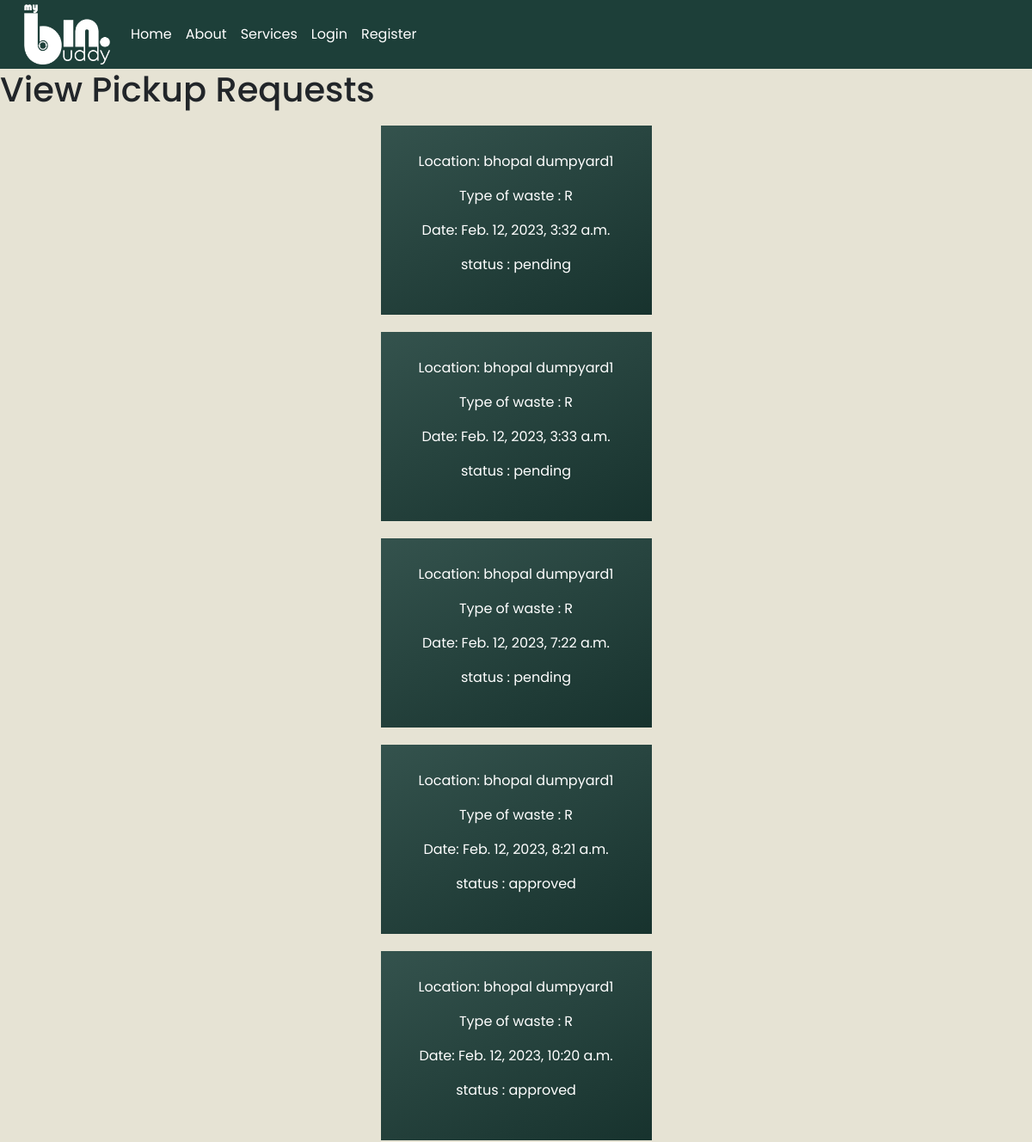
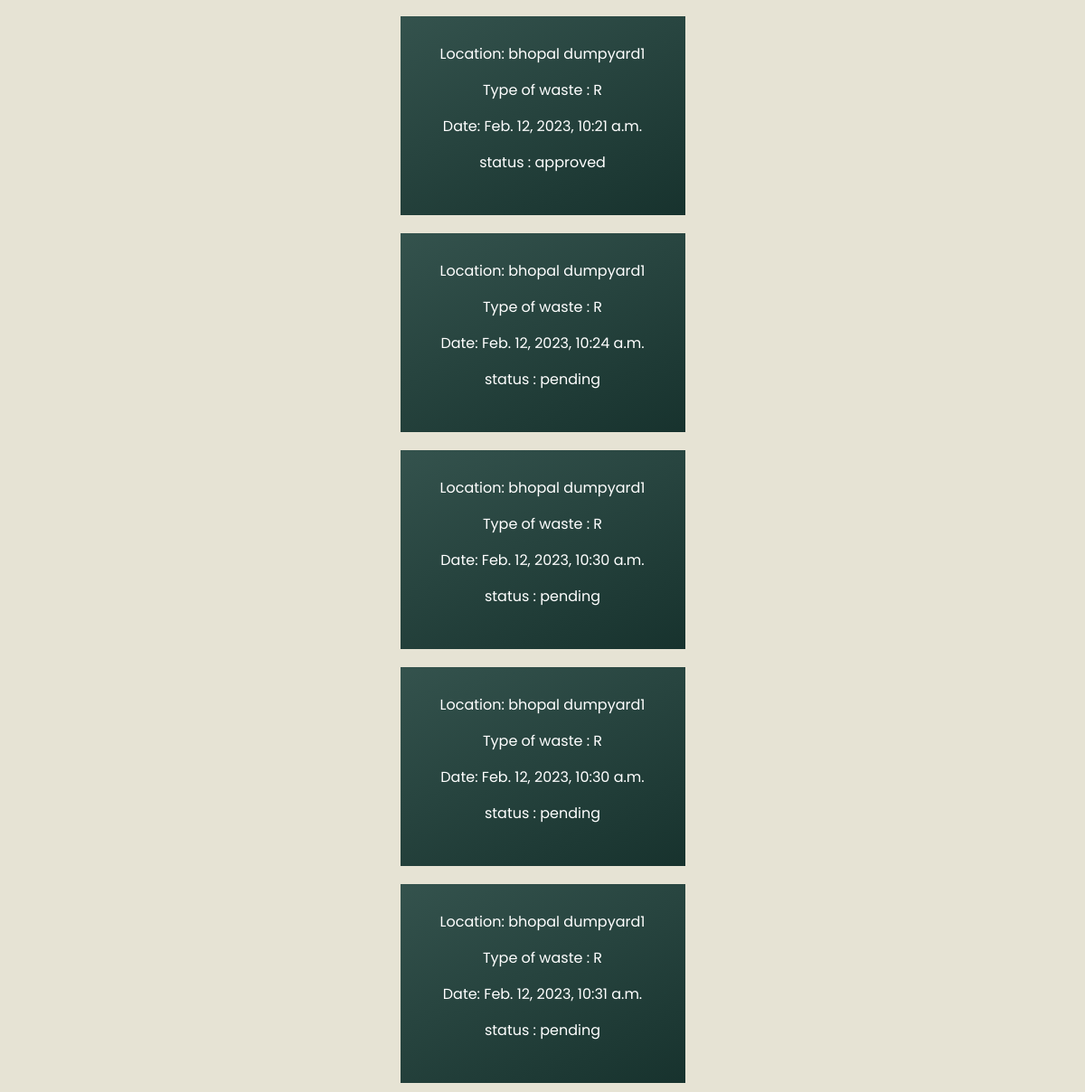
/view/, run on an earlier commit of the app's database (2 pictures, top to bottom).
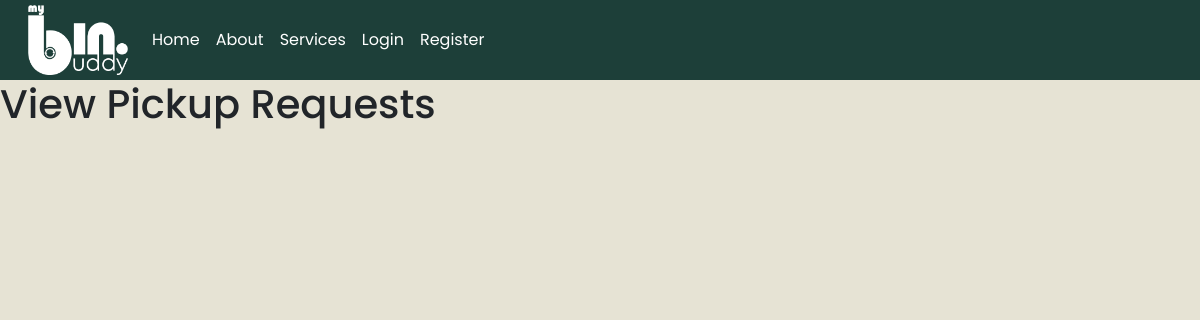
And on a later commit of the database.
### pickup/models.py (models this page shows, shortened)
class PickupRequest(models.Model):
    REQUEST_STATUS = (
        ('Pending', 'Pending'),
        ('Accepted', 'Accepted'),
        ('Rejected', 'Rejected'),
    )
    location = models.ForeignKey(Location, on_delete=models.CASCADE)
    date = models.DateTimeField(auto_now_add=True, null=True, blank=True)
    type = models.CharField(choices=CHOICES, max_length=25,
                            default=None, null=True, blank=False)
    description = models.CharField(max_length=200, default='none')
    phone_number = models.CharField(max_length=20, default='+91')
    status = models.CharField(max_length=10, choices=REQUEST_STATUS, default='Pending' , null=False)

class Location(models.Model):
    name = models.CharField(max_length=255)
    address = models.CharField(max_length=255)
    lat = models.FloatField()
    lng = models.FloatField()
    def __str__(self):
        return self.name

### pickup/views.py (the view)
# urls.py: path('view/',views.view_pickup_requests,name='view_request'),
def view_pickup_requests(request):
    pickup_requests = PickupRequest.objects.all()
    return render(request, 'pickup/view_request.html', {'pickup_request': pickup_requests})

### pickup/templates/pickup/view_request.html
{% extends 'Qbin/base.html' %}
{% load static %}
{% load crispy_forms_tags %}
{% block css%}
<link href="{% static './Qbin/css/request.css' %}" rel="stylesheet" type="text/css"/>
{% endblock css %}
{% block content01%}
<h1>View Pickup Requests</h1>
{% for objects in pickup_request %}
<div class="testimonials">
    <figure class="snip1390">
        <figcaption>
            <p>Location: {{ objects.location }}</p>
            <p>Type of waste : {{ objects.type }}</p>
            <p>Date: {{ objects.date }}</p>
            <p>status : {{ objects.status }}</p>
        </figcaption>
      </figure>
</div>
{% endfor %}
{% endblock content01%}

### Qbin/templates/Qbin/base.html (shortened to what this page needs)
<!DOCTYPE html>
{% load static %}
<html lang="en">
<head>
    <link href="https://cdn.jsdelivr.net/npm/bootstrap@5.3.0-alpha1/dist/css/bootstrap.min.css" rel="stylesheet">
    <link rel="stylesheet" href="https://kit.fontawesome.com/0dd2ebfa70.css" />
    <link href="{% static 'Qbin/css/nav.css' %}" rel="stylesheet" type="text/css"/>
    <link href="{% static './Qbin/css/index.css' %}" rel="stylesheet" type="text/css"/>
    {% block css %}
    {% endblock css %}
</head>
<body>
      <nav class="navbar navbar-expand-lg " style="background-color: #1d3f39; color: white;">
        <div class="container-fluid">
          <a class="navbar-brand" href="#">
            <img src="{% static 'Qbin/images/Asset 4.png' %}" alt="Bootstrap" width="100" height="70">
          </a>
          <div class="collapse navbar-collapse" id="navbarSupportedContent">
            <ul class="navbar-nav me-auto mb-2 mb-lg-0">
              <li class="nav-item ">
                <a class="nav-link active text-white" aria-current="page" href="{% url 'index' %}">Home</a>
              </li>
              <li class="nav-item text-white">
                <a class="nav-link text-white" href="{% url 'index' %}">About</a>
              </li>
              <li class="nav-item text-white">
                <a class="nav-link text-white" href="{% url 'index' %}">Services</a>
              </li>
              <li class="nav-item text-white">
                {% if user.is_authenticated %}
                  <li class="nav-item text-white">
                  <a class="nav-link text-white" href="{% url 'logout' %}">Log out </a>
                  </li>
                  {% else %}
                  <li class="nav-item text-white">
                  <a class="nav-link text-white" href="{% url 'login' %}">Login</a>
                  </li>
                  <li class="nav-item text-white">
                  <a class="nav-link text-white" href="{% url 'register' %}">Register</a>
                  </li>
                  {% endif %}
              </li>
            </ul>
  <div class="user-image">
          </div>
        </div>
      </nav>
{% block content01%}{% endblock content01%}
</body>
</html>

### Qbin/static/Qbin/css/nav.css (style rules this page uses)
* { margin: 0; padding: 0; box-sizing: border-box; font-family: "Poppins", sans-serif; }
.navbar { position: relative; display: flex; justify-content: space-between; padding: 0rem 1rem; background-color: #1d3f39; }

### Qbin/static/Qbin/css/index.css (style rules this page uses)
* { margin: 0; padding: 0; box-sizing: border-box; font-family: "Poppins", sans-serif; }
body { background-color: #e6e3d4; }
.user-image { height: 100%; display: flex; width: 3.5rem; height: 3.75rem; border-radius: 50%; }

### Qbin/static/Qbin/css/request.css (style rules this page uses)
* { margin: 0; padding: 0; box-sizing: border-box; font-family: "Poppins", sans-serif; }

What changed in the data, as far as the page shows it:
removed PickupRequest: location "bhopal dumpyard1", type "R", date "Feb. 12, 2023, 3:32 a.m.", status "pending"
removed PickupRequest: location "bhopal dumpyard1", type "R", date "Feb. 12, 2023, 3:33 a.m.", status "pending"
removed PickupRequest: location "bhopal dumpyard1", type "R", date "Feb. 12, 2023, 7:22 a.m.", status "pending"
removed PickupRequest: location "bhopal dumpyard1", type "R", date "Feb. 12, 2023, 8:21 a.m.", status "approved"
removed PickupRequest: location "bhopal dumpyard1", type "R", date "Feb. 12, 2023, 10:20 a.m.", status "approved"
removed PickupRequest: location "bhopal dumpyard1", type "R", date "Feb. 12, 2023, 10:21 a.m.", status "approved"
removed PickupRequest: location "bhopal dumpyard1", type "R", date "Feb. 12, 2023, 10:24 a.m.", status "pending"
removed PickupRequest: location "bhopal dumpyard1", type "R", date "Feb. 12, 2023, 10:30 a.m.", status "pending"
removed PickupRequest: location "bhopal dumpyard1", type "R", date "Feb. 12, 2023, 10:30 a.m.", status "pending"
removed PickupRequest: location "bhopal dumpyard1", type "R", date "Feb. 12, 2023, 10:31 a.m.", status "pending"
